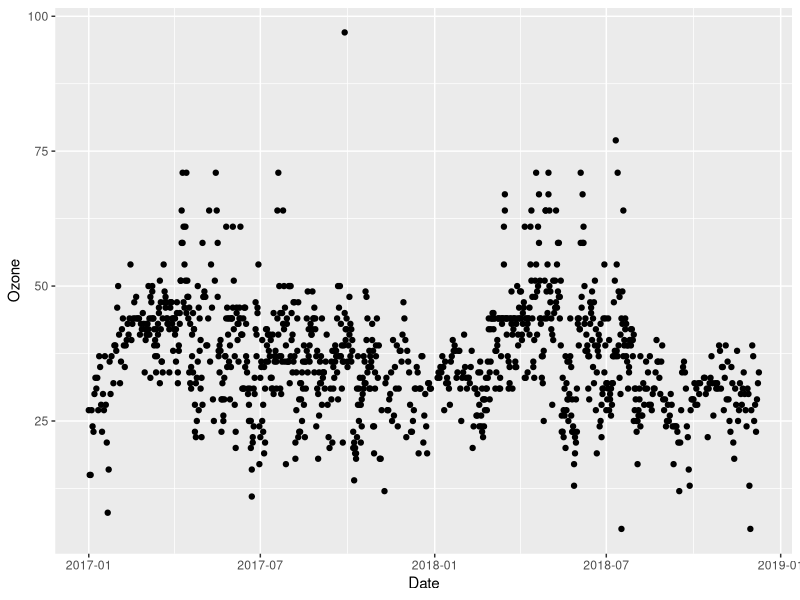
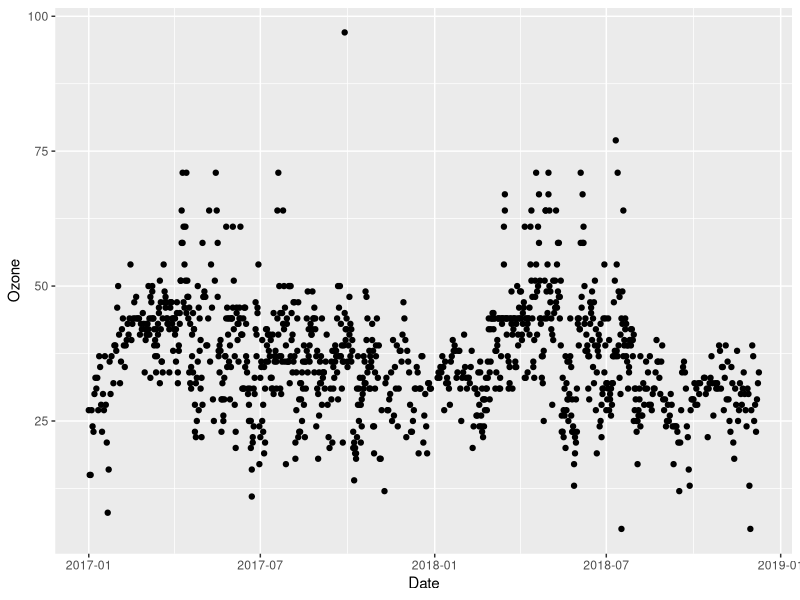
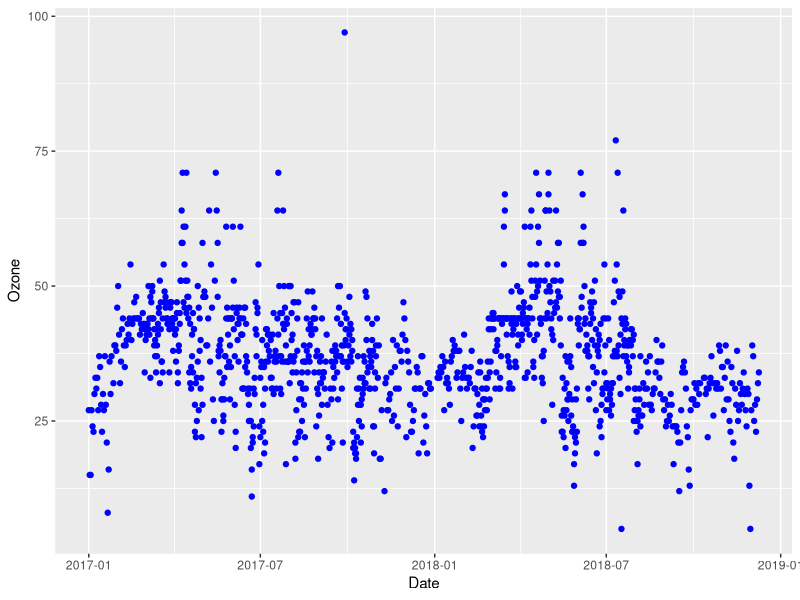
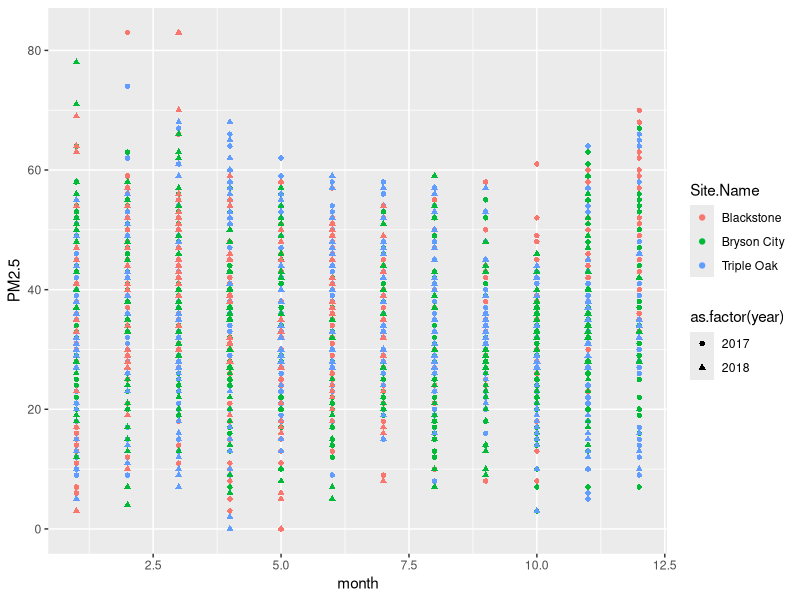
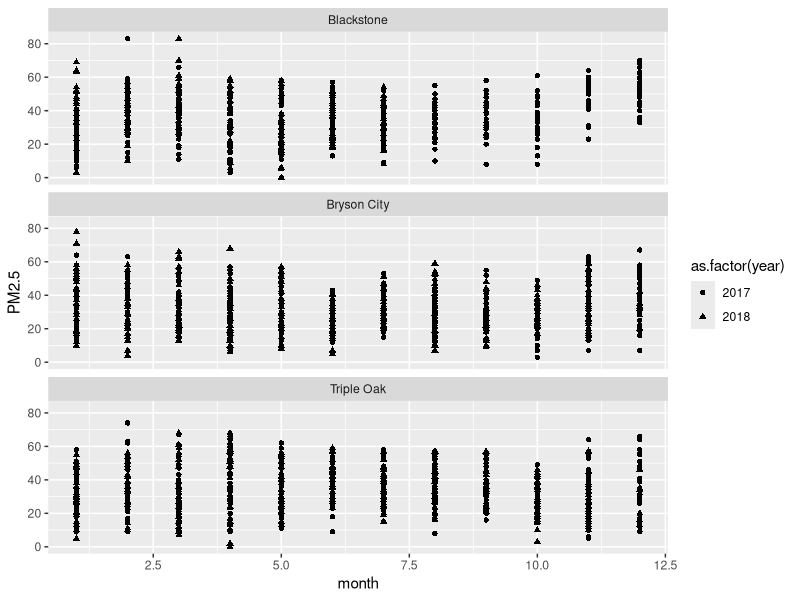
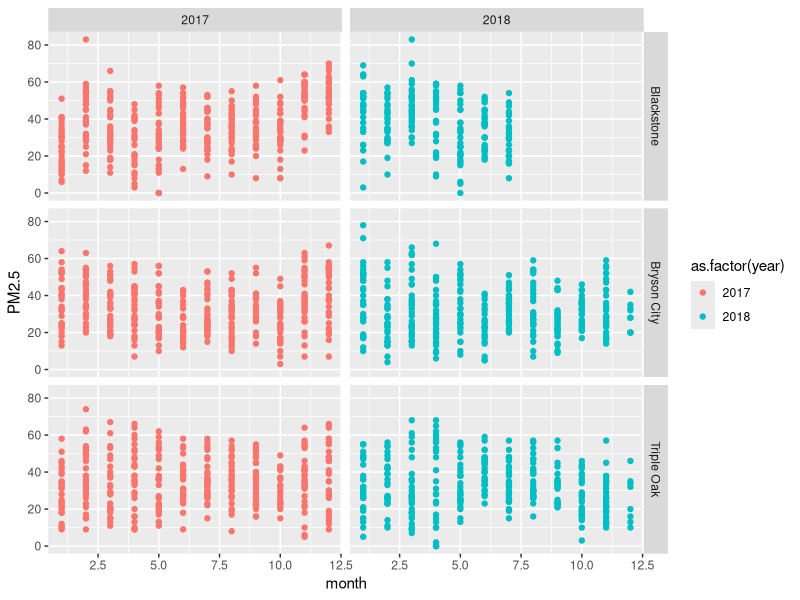
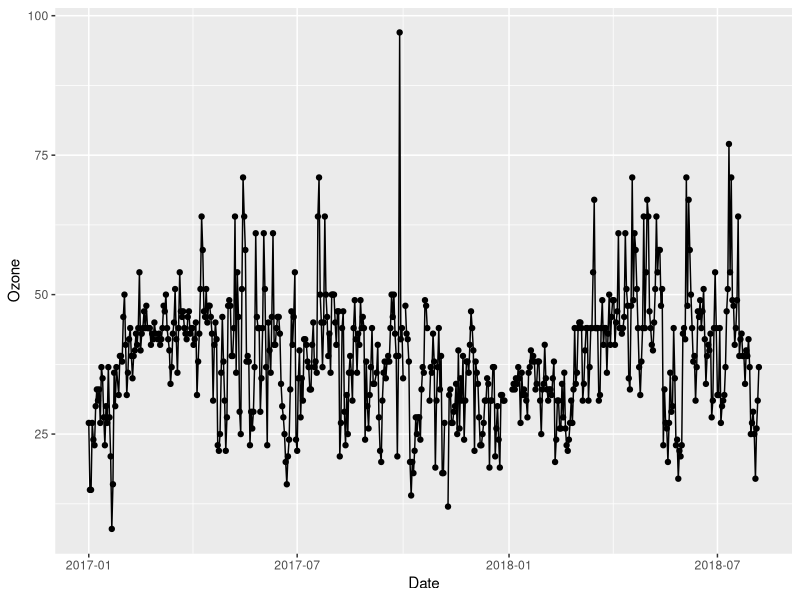
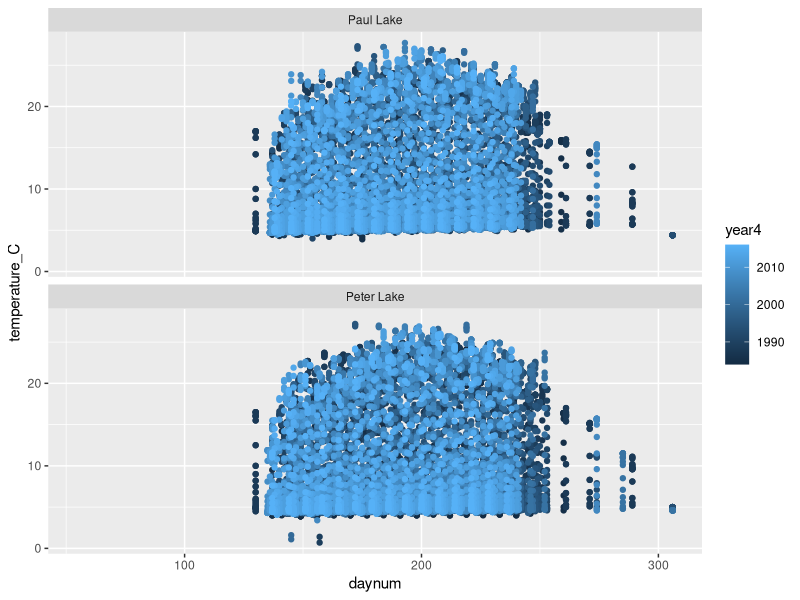

The R script that drew these images, in order: (Note: this script raises an error after producing the figures.)
## ---- chunk 1
getwd()
library(tidyverse)

PeterPaul.chem.nutrients <- read.csv("./Data/Processed/NTL-LTER_Lake_Chemistry_Nutrients_PeterPaul_Processed.csv")
PeterPaul.nutrients.gathered <- read.csv("./Data/Processed/NTL-LTER_Lake_Nutrients_PeterPaulGathered_Processed.csv")
PeterPaul.chem.nutrients.summaries <- read.csv("./Data/Processed/NTL-LTER_Lake_Summaries_PeterPaul_Processed.csv")
EPAair <- read.csv("./Data/Processed/EPAair_O3PM25_3sites1718_processed.csv")

EPAair$Date <- as.Date(EPAair$Date, format = "%Y-%m-%d")
#you can do this using lubridate ALWAYS make sure your dates are read as dates
PeterPaul.chem.nutrients$sampledate <- as.Date(PeterPaul.chem.nutrients$sampledate, format = "%Y-%m-%d")

## ---- chunk 2
# Scatterplot
ggplot(EPAair, aes(x = Date, y = Ozone)) + 
  geom_point()

O3plot <- ggplot(EPAair) +
  geom_point(aes(x = Date, y = Ozone))
print(O3plot)
#by using print it ensures that it will come up in the knitted PDF


# color needs to be outside of the aes code. 
O3plot2 <- ggplot(EPAair) +
  geom_point(aes(x = Date, y = Ozone), color = "blue")
print(O3plot2)

# Add additional variables, shape -> changes the shape of the dot based on year in this case. the as.factor is necessary to make sure R reads it as a binary categorical data type
PMplot <- 
  ggplot(EPAair, aes(x = month, y = PM2.5, shape = as.factor(year), color = Site.Name)) +
  geom_point()
print(PMplot)

# Separate plot with facets FACET_WRAP
PMplot.faceted <-
  ggplot(EPAair, aes(x = month, y = PM2.5, shape= as.factor(year))) +
  geom_point() +
  facet_wrap(vars(Site.Name), nrow = 3)
print(PMplot.faceted)

#FACET_GRID
PMplot.faceted2 <-
  ggplot(EPAair, aes(x = month, y = PM2.5, color=as.factor(year))) +
  geom_point() +
  facet_grid(Site.Name~year)
print(PMplot.faceted2)

# Filter dataset within plot building, Blackstone had to be in quotation marks
O3plot.Blackstone <- 
  ggplot(subset(EPAair, Site.Name == "Blackstone"), aes(x = Date, y = Ozone)) + 
  geom_point() +
  geom_line()
print(O3plot.Blackstone)

# Exercise: build your own scatterplots of PeterPaul.chem.nutrients

# 1. 
# Plot surface temperatures by day of  year. 
Plot.PeterPaul.surfacebyday <- ggplot(subset(PeterPaul.chem.nutrients, depth=0),
                             aes(x = daynum, y = temperature_C, color=year4)) +
  geom_point() +
  facet_wrap(vars(lakename), nrow=2)
  
print(Plot.PeterPaul.surfacebyday)
# Color your points by year, and facet by lake in two rows.


#2. 
# Plot temperature by date. Color your points by depth.
# Change the size of your point to 0.5
ggplot(PeterPaul.chem.nutrients, aes(x=sampledate, y=temperature_C, color=depth))+
  geom_point(size=0.5)

## ---- chunk 3
# Scatterplot
lightvsDO <- 
  ggplot(PeterPaul.chem.nutrients, aes(x = irradianceWater, y = dissolvedOxygen)) +
  geom_point()
print(lightvsDO)

# Adjust axes
lightvsDOfixed <- 
  ggplot(PeterPaul.chem.nutrients, aes(x = irradianceWater, y = dissolvedOxygen)) +
  geom_point() +
  xlim(0, 250) +
  ylim(0, 20)
print(lightvsDOfixed)



# Depth in the fields of limnology and oceanography is on a reverse scale and depth is treated as the dependent variable
tempvsdepth <- 
  #ggplot(PeterPaul.chem.nutrients, aes(x = temperature_C, y = depth)) +
  ggplot(PeterPaul.chem.nutrients, aes(x = temperature_C, y = depth, color = daynum)) +
  geom_point() +
  scale_y_reverse()
print(tempvsdepth)

NvsP <-
  ggplot(PeterPaul.chem.nutrients, aes(x = tp_ug, y = tn_ug, color = depth)) +
  geom_point() +
  geom_smooth(method = lm) +
  geom_abline(aes(slope = 16, intercept = 0), lty=2)
#lty=2 makes it a dotted line
print(NvsP)

# Exercise: Plot relationships between air quality measurements

# 1. 
# Plot AQI values for ozone by PM2.5, colored by site. 

AQI_bysite<- 
  ggplot(EPAair, aes(x=PM2.5, y=Ozone, color=Site.Name)) +
  geom_point()
print(AQI_bysite)

# Add a line of best fit for the linear regression of these variables.
AQI_bysite_bestfit<- 
  ggplot(EPAair, aes(x=PM2.5, y=Ozone, color=Site.Name)) +
  geom_point() +
  geom_smooth(method=lm)
  
print(AQI_bysite_bestfit)
## ---- chunk 4
 # Barplot + error bars
PeterPaul.nutrient.summaries <- PeterPaul.nutrients.gathered %>%
  group_by(lakename, nutrient) %>%
  summarise(sd = sd(concentration), 
            mean = mean(concentration))


Nutrientplot <- 
  ggplot(PeterPaul.nutrients.gathered) +
  geom_bar(aes(x = lakename, y = concentration, fill = as.factor(nutrient)), # why did we use fill? to fill in the bar not color the borders of the bars
         position = "dodge",  stat = "summary", fun.y = "mean")             # what's happening here? make a summary of the stat and usse function mean
print(Nutrientplot)

Nutrientplot2 <- #we are using a different data set
  ggplot(PeterPaul.nutrient.summaries, aes(x = lakename, y = mean, fill = as.factor(nutrient))) + #placed aes in the main ggplot function
  geom_bar(stat = "identity", position = "dodge") + # what does the stat command do? puts the bars in, stat is just taking idenetity of that cell
  geom_errorbar(aes(ymin = mean-sd, ymax = mean+sd), # how do we specify error bars?
                 position = "dodge")
print(Nutrientplot2)
#these are bad error bars because they go below zero, which makes no sense

# Are there more effective ways to produce summary stats for categories?

# Box and whiskers plot
Nutrientplot3 <-
  ggplot(PeterPaul.nutrients.gathered, aes(x = lakename, y = concentration)) +
  geom_boxplot(aes(color = nutrient)) # Why didn't we use "fill"? that would color the inside instead of the outside
print(Nutrientplot3)

# Dot plot
Nutrientplot4 <-
  ggplot(PeterPaul.nutrients.gathered, aes(x = lakename, y = concentration)) +
  geom_dotplot(aes(color = nutrient), binaxis = "y", binwidth = 1, 
               stackdir = "center", position = "dodge") # plotting every single value, if there are the same values they get put side by side, plots the concntration of the values, better for values of lower spread
print(Nutrientplot4)

# Violin plot: similar as dot plot but with lines
Nutrientplot5 <-
  ggplot(PeterPaul.nutrients.gathered, aes(x = lakename, y = concentration)) +
  geom_violin(aes(color = nutrient)) #
print(Nutrientplot5)

# Frequency polygons
# Using a tidy dataset, must specify colors of lines
Nutrientplot6 <-
  ggplot(PeterPaul.chem.nutrients) +
  geom_freqpoly(aes(x = tn_ug), color = "black") +
  geom_freqpoly(aes(x = tp_ug), color = "darkblue") +
  geom_freqpoly(aes(x = nh34), color = "darkgray") +
  geom_freqpoly(aes(x = no23), color = "gray") +
  geom_freqpoly(aes(x = po4), color = "blue") 
print(Nutrientplot6)

# Using a gathered dataset
Nutrientplot7 <-   
  ggplot(PeterPaul.nutrients.gathered) +
  geom_freqpoly(aes(x = concentration, color = nutrient))
print(Nutrientplot7)

# Exercise: Plot distributions of AQI values for EPAair

# 1. 
# Create a bar chart plus standard deviation error bars for PM2.5, divided by year. 
# Create separate bars for each site. 
#make the EPA air summary data matrix
PM25_bar1 <-
  ggplot(EPAairsummary, aes(x=as.factor(year), y=mean, fill=Site.Name)) +
  geom_bar(stat="identity", position = "dodge") +
  geom_errorbar(aes(ymin = mean(PM2.5)-sd(PM2.5), ymax= mean(PM2.5)+sd(PM2.5)))
  
  
print(PM25_bar1)

# 2. 
# Create a new plot that better depicts the distribution of PM2.5 concentrations. 
# Divide your graph by year and site.

